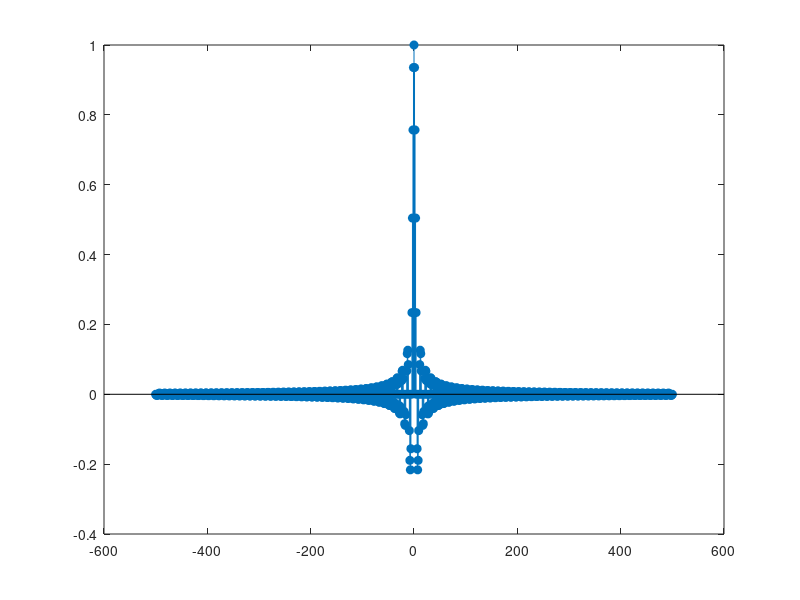
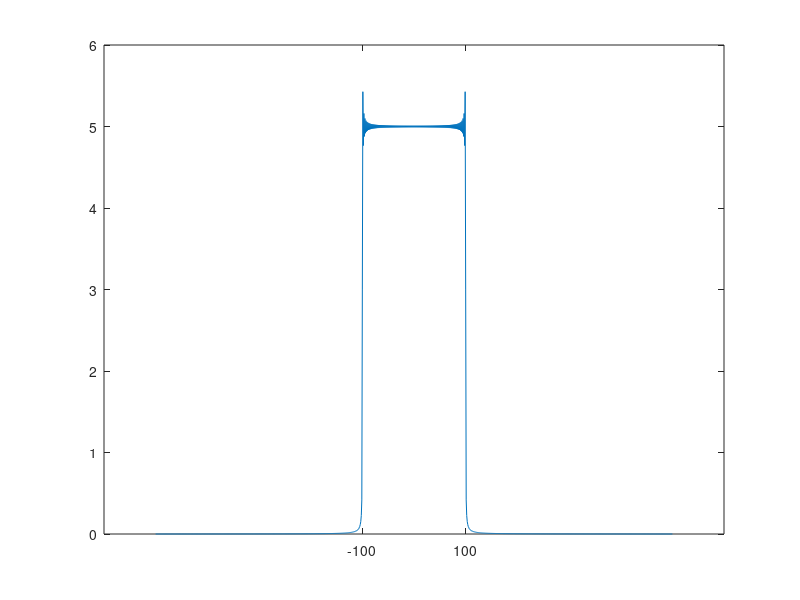

These figures' MATLAB source, in order:
for i=-500:500
    x(i+501)=sin(pi*i*100/500)/(pi*i*100/500);
end
    x(501)=1;
    axis=-500:1:500;
    figure(1),stem(axis,x,'filled');
   
XDFT=fft(x);
MDFT=abs(XDFT);
SDFT=fftshift(MDFT);
figure(2),plot(axis,SDFT);
set(gca,'xtick',[-100 100]);


    